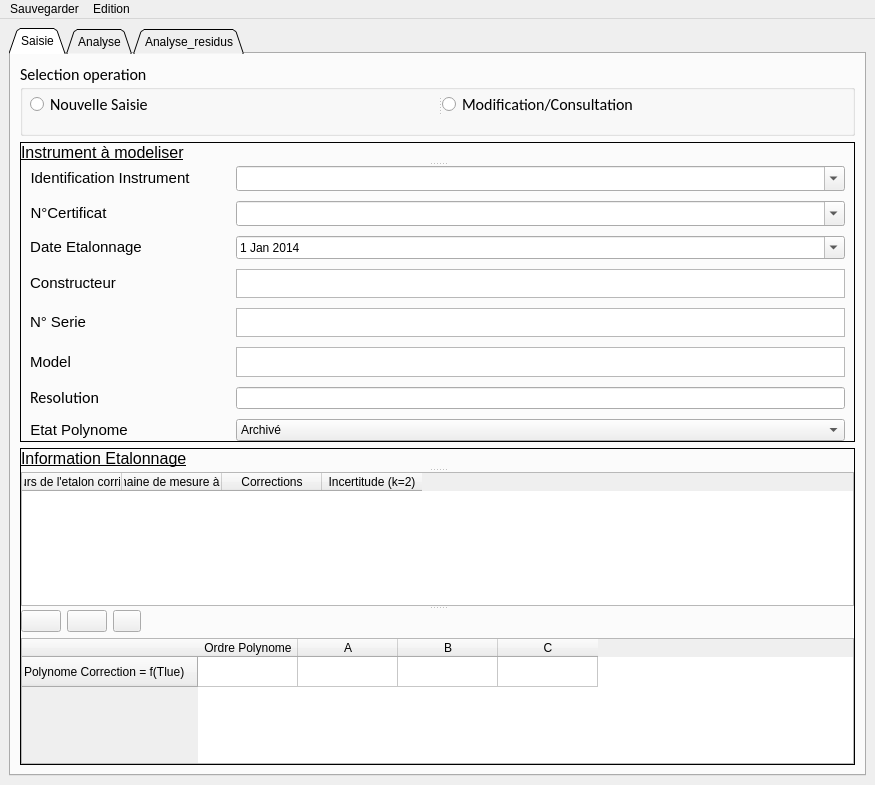
<?xml version="1.0" encoding="UTF-8"?>
<ui version="4.0">
 <class>Polynome</class>
 <widget class="QMainWindow" name="Polynome">
  <property name="geometry">
   <rect>
    <x>0</x>
    <y>0</y>
    <width>875</width>
    <height>785</height>
   </rect>
  </property>
  <property name="windowTitle">
   <string>Polynome de modelisation v1.11</string>
  </property>
  <widget class="QWidget" name="centralWidget">
   <layout class="QVBoxLayout" name="verticalLayout_3">
    <item>
     <widget class="QTabWidget" name="tabWidget">
      <property name="tabShape">
       <enum>QTabWidget::Triangular</enum>
      </property>
      <property name="currentIndex">
       <number>0</number>
      </property>
      <property name="elideMode">
       <enum>Qt::ElideNone</enum>
      </property>
      <widget class="QWidget" name="tab_1">
       <attribute name="title">
        <string>Saisie</string>
       </attribute>
       <layout class="QVBoxLayout" name="verticalLayout">
        <item>
         <widget class="QGroupBox" name="groupBox">
          <property name="minimumSize">
           <size>
            <width>0</width>
            <height>73</height>
           </size>
          </property>
          <property name="maximumSize">
           <size>
            <width>16777215</width>
            <height>100</height>
           </size>
          </property>
          <property name="font">
           <font>
            <family>Calibri</family>
            <pointsize>12</pointsize>
           </font>
          </property>
          <property name="title">
           <string>Selection operation </string>
          </property>
          <widget class="QSplitter" name="splitter">
           <property name="geometry">
            <rect>
             <x>10</x>
             <y>30</y>
             <width>1061</width>
             <height>23</height>
            </rect>
           </property>
           <property name="orientation">
            <enum>Qt::Horizontal</enum>
           </property>
           <widget class="QRadioButton" name="radioButton_new_saisie">
            <property name="font">
             <font>
              <family>Calibri</family>
              <pointsize>12</pointsize>
             </font>
            </property>
            <property name="text">
             <string>Nouvelle Saisie</string>
            </property>
           </widget>
           <widget class="QRadioButton" name="radioButton_modification">
            <property name="font">
             <font>
              <family>Calibri</family>
              <pointsize>12</pointsize>
             </font>
            </property>
            <property name="text">
             <string>Modification/Consultation</string>
            </property>
           </widget>
          </widget>
         </widget>
        </item>
        <item>
         <widget class="QSplitter" name="splitter_2">
          <property name="maximumSize">
           <size>
            <width>16777215</width>
            <height>16777215</height>
           </size>
          </property>
          <property name="frameShape">
           <enum>QFrame::Panel</enum>
          </property>
          <property name="lineWidth">
           <number>1</number>
          </property>
          <property name="orientation">
           <enum>Qt::Vertical</enum>
          </property>
          <widget class="QLabel" name="label_10">
           <property name="text">
            <string>&lt;html&gt;&lt;head/&gt;&lt;body&gt;&lt;p&gt;&lt;span style=&quot; font-size:12pt; text-decoration: underline;&quot;&gt;Instrument à modeliser&lt;/span&gt;&lt;/p&gt;&lt;/body&gt;&lt;/html&gt;</string>
           </property>
           <property name="alignment">
            <set>Qt::AlignLeading|Qt::AlignLeft|Qt::AlignVCenter</set>
           </property>
           <property name="margin">
            <number>4</number>
           </property>
          </widget>
          <widget class="QWidget" name="layoutWidget">
           <layout class="QFormLayout" name="formLayout">
            <property name="fieldGrowthPolicy">
             <enum>QFormLayout::AllNonFixedFieldsGrow</enum>
            </property>
            <property name="horizontalSpacing">
             <number>6</number>
            </property>
            <property name="verticalSpacing">
             <number>10</number>
            </property>
            <property name="leftMargin">
             <number>9</number>
            </property>
            <property name="rightMargin">
             <number>9</number>
            </property>
            <property name="bottomMargin">
             <number>0</number>
            </property>
            <item row="0" column="0">
             <widget class="QLabel" name="label_11">
              <property name="maximumSize">
               <size>
                <width>16777215</width>
                <height>30</height>
               </size>
              </property>
              <property name="text">
               <string>&lt;html&gt;&lt;head/&gt;&lt;body&gt;&lt;p align=&quot;center&quot;&gt;&lt;span style=&quot; font-size:11pt;&quot;&gt;Identification Instrument&lt;/span&gt;&lt;/p&gt;&lt;/body&gt;&lt;/html&gt;</string>
              </property>
              <property name="alignment">
               <set>Qt::AlignCenter</set>
              </property>
             </widget>
            </item>
            <item row="0" column="1">
             <widget class="ExtendedCombo" name="comboBox_identification">
              <property name="enabled">
               <bool>true</bool>
              </property>
              <property name="minimumSize">
               <size>
                <width>0</width>
                <height>25</height>
               </size>
              </property>
              <property name="maximumSize">
               <size>
                <width>16777215</width>
                <height>30</height>
               </size>
              </property>
              <property name="mouseTracking">
               <bool>true</bool>
              </property>
              <property name="acceptDrops">
               <bool>true</bool>
              </property>
              <property name="editable">
               <bool>true</bool>
              </property>
             </widget>
            </item>
            <item row="1" column="0">
             <widget class="QLabel" name="label_15">
              <property name="maximumSize">
               <size>
                <width>16777215</width>
                <height>30</height>
               </size>
              </property>
              <property name="text">
               <string>&lt;html&gt;&lt;head/&gt;&lt;body&gt;&lt;p&gt;&lt;span style=&quot; font-size:11pt;&quot;&gt;N°Certificat&lt;/span&gt;&lt;/p&gt;&lt;/body&gt;&lt;/html&gt;</string>
              </property>
              <property name="alignment">
               <set>Qt::AlignCenter</set>
              </property>
             </widget>
            </item>
            <item row="1" column="1">
             <widget class="QComboBox" name="comboBox_n_ce">
              <property name="minimumSize">
               <size>
                <width>0</width>
                <height>25</height>
               </size>
              </property>
              <property name="maximumSize">
               <size>
                <width>16777215</width>
                <height>30</height>
               </size>
              </property>
              <property name="editable">
               <bool>true</bool>
              </property>
              <property name="modelColumn">
               <number>0</number>
              </property>
             </widget>
            </item>
            <item row="2" column="0">
             <widget class="QLabel" name="label_7">
              <property name="maximumSize">
               <size>
                <width>16777215</width>
                <height>30</height>
               </size>
              </property>
              <property name="text">
               <string>&lt;html&gt;&lt;head/&gt;&lt;body&gt;&lt;p&gt;&lt;span style=&quot; font-size:11pt;&quot;&gt;Date Etalonnage&lt;/span&gt;&lt;/p&gt;&lt;/body&gt;&lt;/html&gt;</string>
              </property>
              <property name="alignment">
               <set>Qt::AlignCenter</set>
              </property>
             </widget>
            </item>
            <item row="2" column="1">
             <widget class="QDateEdit" name="dateEdit">
              <property name="minimumSize">
               <size>
                <width>206</width>
                <height>0</height>
               </size>
              </property>
              <property name="maximumSize">
               <size>
                <width>16777215</width>
                <height>30</height>
               </size>
              </property>
              <property name="date">
               <date>
                <year>2014</year>
                <month>1</month>
                <day>1</day>
               </date>
              </property>
              <property name="calendarPopup">
               <bool>true</bool>
              </property>
             </widget>
            </item>
            <item row="3" column="0">
             <widget class="QLabel" name="label_12">
              <property name="sizePolicy">
               <sizepolicy hsizetype="Expanding" vsizetype="Expanding">
                <horstretch>0</horstretch>
                <verstretch>0</verstretch>
               </sizepolicy>
              </property>
              <property name="maximumSize">
               <size>
                <width>16777215</width>
                <height>30</height>
               </size>
              </property>
              <property name="text">
               <string>&lt;html&gt;&lt;head/&gt;&lt;body&gt;&lt;p align=&quot;center&quot;&gt;&lt;span style=&quot; font-size:11pt;&quot;&gt;Constructeur&lt;/span&gt;&lt;/p&gt;&lt;/body&gt;&lt;/html&gt;</string>
              </property>
             </widget>
            </item>
            <item row="3" column="1">
             <widget class="QTextEdit" name="textEdit_constructeur">
              <property name="maximumSize">
               <size>
                <width>16777215</width>
                <height>30</height>
               </size>
              </property>
             </widget>
            </item>
            <item row="4" column="0">
             <widget class="QLabel" name="label_13">
              <property name="sizePolicy">
               <sizepolicy hsizetype="Expanding" vsizetype="Expanding">
                <horstretch>0</horstretch>
                <verstretch>0</verstretch>
               </sizepolicy>
              </property>
              <property name="minimumSize">
               <size>
                <width>200</width>
                <height>0</height>
               </size>
              </property>
              <property name="maximumSize">
               <size>
                <width>16777215</width>
                <height>30</height>
               </size>
              </property>
              <property name="text">
               <string>&lt;html&gt;&lt;head/&gt;&lt;body&gt;&lt;p&gt;&lt;span style=&quot; font-size:11pt;&quot;&gt;N° Serie&lt;/span&gt;&lt;/p&gt;&lt;/body&gt;&lt;/html&gt;</string>
              </property>
             </widget>
            </item>
            <item row="4" column="1">
             <widget class="QTextEdit" name="textEdit_n_serie">
              <property name="maximumSize">
               <size>
                <width>16777215</width>
                <height>30</height>
               </size>
              </property>
             </widget>
            </item>
            <item row="5" column="0">
             <widget class="QLabel" name="label_14">
              <property name="sizePolicy">
               <sizepolicy hsizetype="Expanding" vsizetype="Expanding">
                <horstretch>0</horstretch>
                <verstretch>0</verstretch>
               </sizepolicy>
              </property>
              <property name="maximumSize">
               <size>
                <width>16777215</width>
                <height>30</height>
               </size>
              </property>
              <property name="text">
               <string>&lt;html&gt;&lt;head/&gt;&lt;body&gt;&lt;p align=&quot;center&quot;&gt;&lt;span style=&quot; font-size:11pt;&quot;&gt;Model&lt;/span&gt;&lt;/p&gt;&lt;/body&gt;&lt;/html&gt;</string>
              </property>
             </widget>
            </item>
            <item row="5" column="1">
             <widget class="QTextEdit" name="textEdit_model">
              <property name="maximumSize">
               <size>
                <width>16777215</width>
                <height>30</height>
               </size>
              </property>
             </widget>
            </item>
            <item row="7" column="0">
             <widget class="QLabel" name="label_16">
              <property name="sizePolicy">
               <sizepolicy hsizetype="Expanding" vsizetype="Expanding">
                <horstretch>0</horstretch>
                <verstretch>0</verstretch>
               </sizepolicy>
              </property>
              <property name="maximumSize">
               <size>
                <width>16777215</width>
                <height>30</height>
               </size>
              </property>
              <property name="text">
               <string>&lt;html&gt;&lt;head/&gt;&lt;body&gt;&lt;p align=&quot;center&quot;&gt;&lt;span style=&quot; font-size:11pt;&quot;&gt;Etat Polynome&lt;/span&gt;&lt;/p&gt;&lt;/body&gt;&lt;/html&gt;</string>
              </property>
             </widget>
            </item>
            <item row="7" column="1">
             <widget class="QComboBox" name="comboBox_etat_polynome">
              <item>
               <property name="text">
                <string>Archivé</string>
               </property>
              </item>
              <item>
               <property name="text">
                <string>Actif</string>
               </property>
              </item>
             </widget>
            </item>
            <item row="6" column="1">
             <widget class="QLineEdit" name="lineEdit_resolution"/>
            </item>
            <item row="6" column="0">
             <widget class="QLabel" name="label_6">
              <property name="font">
               <font>
                <family>Calibri</family>
                <pointsize>12</pointsize>
               </font>
              </property>
              <property name="text">
               <string>&lt;html&gt;&lt;head/&gt;&lt;body&gt;&lt;p align=&quot;center&quot;&gt;Resolution&lt;/p&gt;&lt;/body&gt;&lt;/html&gt;</string>
              </property>
             </widget>
            </item>
           </layout>
          </widget>
         </widget>
        </item>
        <item>
         <widget class="QSplitter" name="splitter_3">
          <property name="frameShape">
           <enum>QFrame::Panel</enum>
          </property>
          <property name="orientation">
           <enum>Qt::Vertical</enum>
          </property>
          <widget class="QLabel" name="label_5">
           <property name="text">
            <string>&lt;html&gt;&lt;head/&gt;&lt;body&gt;&lt;p&gt;&lt;span style=&quot; font-size:12pt; text-decoration: underline;&quot;&gt;Information Etalonnage&lt;/span&gt;&lt;/p&gt;&lt;/body&gt;&lt;/html&gt;</string>
           </property>
           <property name="margin">
            <number>4</number>
           </property>
          </widget>
          <widget class="QTableWidget" name="tableWidget_table_etalonnage">
           <property name="sizePolicy">
            <sizepolicy hsizetype="Expanding" vsizetype="Expanding">
             <horstretch>200</horstretch>
             <verstretch>0</verstretch>
            </sizepolicy>
           </property>
           <property name="minimumSize">
            <size>
             <width>0</width>
             <height>0</height>
            </size>
           </property>
           <property name="baseSize">
            <size>
             <width>0</width>
             <height>0</height>
            </size>
           </property>
           <property name="frameShadow">
            <enum>QFrame::Sunken</enum>
           </property>
           <property name="lineWidth">
            <number>1</number>
           </property>
           <property name="midLineWidth">
            <number>0</number>
           </property>
           <property name="autoScroll">
            <bool>false</bool>
           </property>
           <property name="autoScrollMargin">
            <number>10</number>
           </property>
           <property name="showDropIndicator" stdset="0">
            <bool>true</bool>
           </property>
           <property name="alternatingRowColors">
            <bool>true</bool>
           </property>
           <property name="showGrid">
            <bool>true</bool>
           </property>
           <property name="gridStyle">
            <enum>Qt::DashDotLine</enum>
           </property>
           <attribute name="verticalHeaderMinimumSectionSize">
            <number>19</number>
           </attribute>
           <column>
            <property name="text">
             <string>Valeurs de l'etalon corrigées</string>
            </property>
           </column>
           <column>
            <property name="text">
             <string>Valeurs chaine de mesure à étalonner</string>
            </property>
           </column>
           <column>
            <property name="text">
             <string>Corrections</string>
            </property>
           </column>
           <column>
            <property name="text">
             <string>Incertitude (k=2)</string>
            </property>
           </column>
          </widget>
          <widget class="QWidget" name="layoutWidget_2">
           <layout class="QGridLayout" name="gridLayout">
            <item row="0" column="0">
             <widget class="QPushButton" name="Button_plus">
              <property name="text">
               <string/>
              </property>
              <property name="icon">
               <iconset resource="../Icones.qrc">
                <normaloff>:/Icones/ajouter-en-plus-icone-7956-48.png</normaloff>:/Icones/ajouter-en-plus-icone-7956-48.png</iconset>
              </property>
             </widget>
            </item>
            <item row="0" column="1">
             <widget class="QPushButton" name="buttton_supp">
              <property name="text">
               <string/>
              </property>
              <property name="icon">
               <iconset resource="../Icones.qrc">
                <normaloff>:/Icones/moins-arriere-zoom-icone-6351-128.PNG</normaloff>:/Icones/moins-arriere-zoom-icone-6351-128.PNG</iconset>
              </property>
             </widget>
            </item>
            <item row="0" column="3">
             <spacer name="horizontalSpacer">
              <property name="orientation">
               <enum>Qt::Horizontal</enum>
              </property>
              <property name="sizeHint" stdset="0">
               <size>
                <width>2000</width>
                <height>20</height>
               </size>
              </property>
             </spacer>
            </item>
            <item row="1" column="0" colspan="4">
             <widget class="QTableWidget" name="tableWidget_polynome">
              <row>
               <property name="text">
                <string>Polynome Correction = f(Tlue)</string>
               </property>
              </row>
              <column>
               <property name="text">
                <string>Ordre Polynome</string>
               </property>
              </column>
              <column>
               <property name="text">
                <string>A</string>
               </property>
              </column>
              <column>
               <property name="text">
                <string>B</string>
               </property>
              </column>
              <column>
               <property name="text">
                <string>C</string>
               </property>
              </column>
             </widget>
            </item>
            <item row="0" column="2">
             <widget class="QPushButton" name="button_actualise">
              <property name="maximumSize">
               <size>
                <width>28</width>
                <height>16777215</height>
               </size>
              </property>
              <property name="text">
               <string/>
              </property>
              <property name="icon">
               <iconset resource="../Icones.qrc">
                <normaloff>:/Icones/icone_actualiser.png</normaloff>:/Icones/icone_actualiser.png</iconset>
              </property>
             </widget>
            </item>
           </layout>
          </widget>
         </widget>
        </item>
       </layout>
      </widget>
      <widget class="QWidget" name="tab">
       <attribute name="title">
        <string>Analyse</string>
       </attribute>
       <layout class="QGridLayout" name="gridLayout_2">
        <item row="0" column="0">
         <widget class="QScrollArea" name="scrollArea">
          <property name="widgetResizable">
           <bool>true</bool>
          </property>
          <widget class="QWidget" name="scrollAreaWidgetContents">
           <property name="geometry">
            <rect>
             <x>0</x>
             <y>0</y>
             <width>775</width>
             <height>539</height>
            </rect>
           </property>
           <layout class="QVBoxLayout" name="verticalLayout_2">
            <item>
             <widget class="QSplitter" name="splitter_4">
              <property name="orientation">
               <enum>Qt::Vertical</enum>
              </property>
              <widget class="PlotWidget" name="graphicsView">
               <property name="minimumSize">
                <size>
                 <width>0</width>
                 <height>214</height>
                </size>
               </property>
              </widget>
              <widget class="QTableWidget" name="tableWidget_modelisation">
               <property name="sizePolicy">
                <sizepolicy hsizetype="Expanding" vsizetype="Expanding">
                 <horstretch>200</horstretch>
                 <verstretch>0</verstretch>
                </sizepolicy>
               </property>
               <property name="minimumSize">
                <size>
                 <width>0</width>
                 <height>0</height>
                </size>
               </property>
               <property name="baseSize">
                <size>
                 <width>0</width>
                 <height>0</height>
                </size>
               </property>
               <property name="frameShape">
                <enum>QFrame::Panel</enum>
               </property>
               <property name="frameShadow">
                <enum>QFrame::Plain</enum>
               </property>
               <property name="autoScroll">
                <bool>false</bool>
               </property>
               <property name="autoScrollMargin">
                <number>10</number>
               </property>
               <property name="showDropIndicator" stdset="0">
                <bool>true</bool>
               </property>
               <property name="alternatingRowColors">
                <bool>true</bool>
               </property>
               <property name="showGrid">
                <bool>true</bool>
               </property>
               <property name="gridStyle">
                <enum>Qt::DashDotLine</enum>
               </property>
               <attribute name="verticalHeaderMinimumSectionSize">
                <number>19</number>
               </attribute>
               <column>
                <property name="text">
                 <string>Valeurs de l'etalon corrigées</string>
                </property>
               </column>
               <column>
                <property name="text">
                 <string>Valeurs chaine de mesure à étalonner</string>
                </property>
               </column>
               <column>
                <property name="text">
                 <string>Corrections</string>
                </property>
               </column>
               <column>
                <property name="text">
                 <string>Incertitudes</string>
                </property>
               </column>
               <column>
                <property name="text">
                 <string>Corrections modelisees</string>
                </property>
               </column>
               <column>
                <property name="text">
                 <string>Residus</string>
                </property>
               </column>
               <column>
                <property name="text">
                 <string>Recouvrement incertitudes</string>
                </property>
               </column>
              </widget>
              <widget class="QWidget" name="layoutWidget">
               <layout class="QFormLayout" name="formLayout_2">
                <property name="fieldGrowthPolicy">
                 <enum>QFormLayout::AllNonFixedFieldsGrow</enum>
                </property>
                <property name="verticalSpacing">
                 <number>19</number>
                </property>
                <property name="leftMargin">
                 <number>0</number>
                </property>
                <property name="topMargin">
                 <number>10</number>
                </property>
                <property name="rightMargin">
                 <number>500</number>
                </property>
                <item row="0" column="0">
                 <widget class="QLabel" name="label">
                  <property name="minimumSize">
                   <size>
                    <width>200</width>
                    <height>0</height>
                   </size>
                  </property>
                  <property name="font">
                   <font>
                    <family>Calibri</family>
                    <pointsize>12</pointsize>
                   </font>
                  </property>
                  <property name="text">
                   <string>Incertitude d'etalonnage max</string>
                  </property>
                 </widget>
                </item>
                <item row="0" column="1">
                 <widget class="QLineEdit" name="lineEdit_incertitude_max_etal"/>
                </item>
                <item row="1" column="0">
                 <widget class="QLabel" name="label_2">
                  <property name="font">
                   <font>
                    <family>Calibri</family>
                    <pointsize>12</pointsize>
                   </font>
                  </property>
                  <property name="text">
                   <string>Residu max</string>
                  </property>
                 </widget>
                </item>
                <item row="1" column="1">
                 <widget class="QLineEdit" name="lineEdit_residu_max"/>
                </item>
                <item row="2" column="0">
                 <widget class="QLabel" name="label_3">
                  <property name="font">
                   <font>
                    <family>Calibri</family>
                    <pointsize>12</pointsize>
                   </font>
                  </property>
                  <property name="text">
                   <string>Incertitude Residu max</string>
                  </property>
                 </widget>
                </item>
                <item row="2" column="1">
                 <widget class="QLineEdit" name="lineEdit_incertitude_residu_max"/>
                </item>
                <item row="3" column="0">
                 <widget class="QLabel" name="label_4">
                  <property name="font">
                   <font>
                    <family>Calibri</family>
                    <pointsize>12</pointsize>
                   </font>
                  </property>
                  <property name="text">
                   <string>Ecart type des residus</string>
                  </property>
                 </widget>
                </item>
                <item row="3" column="1">
                 <widget class="QLineEdit" name="lineEdit_ecartype_residus"/>
                </item>
                <item row="4" column="0">
                 <widget class="QLabel" name="label_8">
                  <property name="font">
                   <font>
                    <family>Calibri</family>
                    <pointsize>12</pointsize>
                   </font>
                  </property>
                  <property name="text">
                   <string>Normalite des residus</string>
                  </property>
                 </widget>
                </item>
                <item row="4" column="1">
                 <widget class="QLineEdit" name="lineEdit_normalite_residus"/>
                </item>
                <item row="5" column="0">
                 <widget class="QLabel" name="label_17">
                  <property name="font">
                   <font>
                    <family>Calibri</family>
                    <pointsize>12</pointsize>
                   </font>
                  </property>
                  <property name="text">
                   <string>Incertitude modelisation</string>
                  </property>
                 </widget>
                </item>
                <item row="5" column="1">
                 <widget class="QLineEdit" name="lineEdit_incertitude_modelisation"/>
                </item>
               </layout>
              </widget>
             </widget>
            </item>
           </layout>
          </widget>
         </widget>
        </item>
       </layout>
      </widget>
      <widget class="QWidget" name="tab_2">
       <attribute name="title">
        <string>Analyse_residus</string>
       </attribute>
       <layout class="QGridLayout" name="gridLayout_5">
        <item row="0" column="0">
         <widget class="PlotWidget" name="graphicsView_2"/>
        </item>
       </layout>
      </widget>
     </widget>
    </item>
   </layout>
  </widget>
  <widget class="QMenuBar" name="menuBar">
   <property name="geometry">
    <rect>
     <x>0</x>
     <y>0</y>
     <width>875</width>
     <height>21</height>
    </rect>
   </property>
   <widget class="QMenu" name="menuEnregistrer">
    <property name="title">
     <string>Sauvegarder</string>
    </property>
    <addaction name="actionEnregistrer"/>
    <addaction name="actionMise_jour"/>
    <addaction name="actionSupprimer"/>
   </widget>
   <widget class="QMenu" name="menuEdition">
    <property name="title">
     <string>Edition</string>
    </property>
    <addaction name="actionExport_Rapport"/>
   </widget>
   <addaction name="menuEnregistrer"/>
   <addaction name="menuEdition"/>
  </widget>
  <action name="actionEnregistrer">
   <property name="text">
    <string>Enregistrer</string>
   </property>
  </action>
  <action name="actionMise_jour">
   <property name="text">
    <string>Mise à jour</string>
   </property>
  </action>
  <action name="actionSupprimer">
   <property name="text">
    <string>Supprimer</string>
   </property>
  </action>
  <action name="actionExport_Rapport">
   <property name="text">
    <string>Export Rapport</string>
   </property>
  </action>
 </widget>
 <customwidgets>
  <customwidget>
   <class>PlotWidget</class>
   <extends>QGraphicsView</extends>
   <header>pyqtgraph</header>
  </customwidget>
  <customwidget>
   <class>ExtendedCombo</class>
   <extends>QComboBox</extends>
   <header>extendedcombo</header>
  </customwidget>
 </customwidgets>
 <resources>
  <include location="../Icones.qrc"/>
 </resources>
 <connections/>
</ui>
